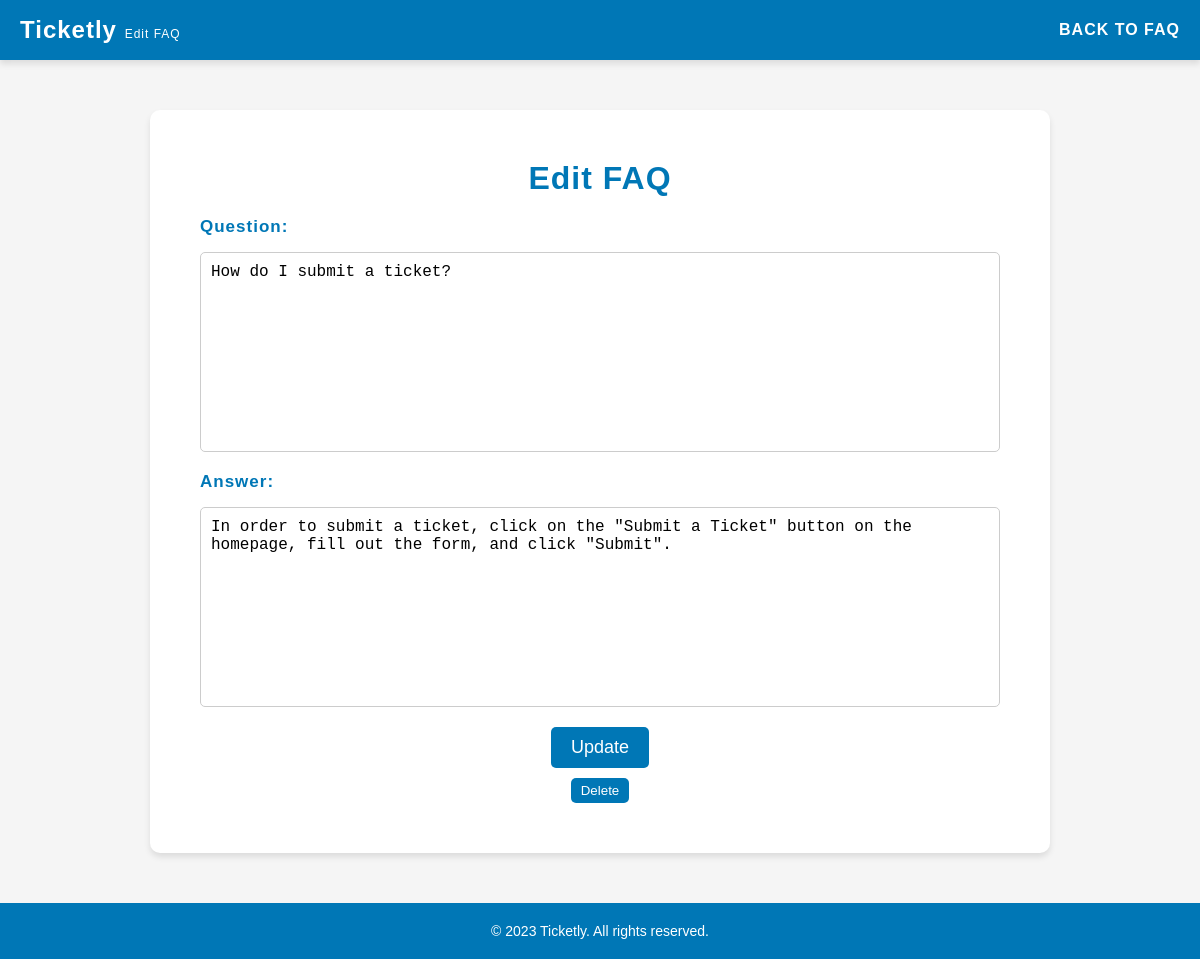
/pages/editFaq.php?id=1, run on the app's committed database.
### tables this page shows
CREATE TABLE faqs (
    id INTEGER PRIMARY KEY AUTOINCREMENT,
    question TEXT NOT NULL,
    answer TEXT NOT NULL
);

### pages/editFaq.php (called while the page is built, shortened)
<?php
    $session = new Session();
    require_once(__DIR__ . '/../templates/editFaq.tpl.php');
    drawEditFaq($session);
?>

### database/faqs.class.php (called while the page is built, shortened)
<?php
    class Faqs {
        public function __construct(?int $id, string $question, string $answer) {
            $this->question = $question;
            $this->answer = $answer;
        }
    }
    function getFaqEditData(PDO $db, ?int $faqId): ?Faqs {
        $stmt = $db->prepare('SELECT * FROM faqs WHERE id = :faqId');
        $stmt->bindValue(':faqId', $faqId, PDO::PARAM_INT);
        $stmt->execute();
        $row = $stmt->fetch(PDO::FETCH_ASSOC);
        $id = isset($row['id']) ? (int) $row['id'] : null;
        $question = isset($row['question']) ? $row['question'] : '';
        $answer = isset($row['answer']) ? $row['answer'] : '';
        return new Faqs($id, $question, $answer);
    }
?>

### templates/editFaq.tpl.php (the view, shortened to what this page needs)
<?php function drawEditFaq(Session $session, $question_error = '', $answer_error = '') {
    require_once '../database/connection.db.php';
    require_once '../database/faqs.class.php';
    $db = getDatabaseConnection();
    if (isset($_POST['faq_id'])) {
        $faqId = (int)$_POST['faq_id'];
    } elseif (isset($_GET['id'])) {
        $faqId = (int)$_GET['id'];
    } else {
        exit('Invalid FAQ ID');
    }
    $faq = getFaqEditData($db, (int)$faqId);
    ?>
    <!DOCTYPE html>
    <html lang="en">
    <head>
        <link rel="stylesheet" href="../style/newTicket.css">
        <link rel="stylesheet" href="../style/header.css">
    </head>
    <body>
        <header>
            <h1><a href="../pages/index.php"> Ticketly</a> <span class="smaller">Edit FAQ</span></h1>
            <nav><ul>
                <li><a href="faq.php">Back to FAQ</a></li>
            </ul></nav>
        </header>
        <main>
            <h2>Edit FAQ</h2>
            <form id="faq-form" action="../actions/action_editFaq.php" method="post">
                <label for="question">Question:</label>
                <textarea type="text" id="question" name="question" required><?php echo $faq->question; ?></textarea>
                <label for="answer">Answer:</label>
                <textarea type="text" id="answer" name="answer" required><?php echo $faq->answer; ?></textarea>
                <button type="submit">Update</button>
            </form>
            <form id="delete-form" action="../actions/action_deleteFaq.php" method="post">
                <button type="submit">Delete</button>
            </form>
        </main>
        <?php include '../templates/footer.tpl.php';?>
    </body>
    </html>
<?php } ?>

### style/newTicket.css (style rules this page uses)
main { background-color: #fff; padding: 50px; border-radius: 10px; box-shadow: 0 4px 6px rgba(0, 0, 0, 0.1); margin: 50px auto; max-width: 900px; }
main h2 { text-align: center; font-size: 32px; margin-bottom: 20px; font-weight: 600; letter-spacing: 1px; color: #0077b6; }
form { display: flex; flex-direction: column; }
form label { font-size: 17px; margin-bottom: 5px; font-weight: 600; letter-spacing: 1px; color: #0077b6; }
form input[type="text"], form textarea { font-size: 16px; padding: 10px; margin-bottom: 20px; border-radius: 5px; margin-top: 10px; border: 1px solid #ccc; width: 100%; max-width: auto; transition: border-color 0.3s ease; }
form textarea { resize: none; height: 200px; align-items: center; }
form button { font-size: 18px; background-color: #0077b6; color: #fff; padding: 10px 20px; border: none; border-radius: 5px; cursor: pointer; transition: all 0.3s ease; align-self: center; }
form button:nth-child(2) { margin-top: 10px; font-size: smaller; padding: 5px 10px; }

### style/header.css (style rules this page uses)
* { box-sizing: border-box; margin: 0; padding: 0; }
body { font-family: Arial, sans-serif; background-color: #f5f5f5; }
header { background-color: #0077b6; color: #fff; display: flex; justify-content: space-between; align-items: center; padding: 20px; height: 60px; box-shadow: 0 4px 6px rgba(0, 0, 0, 0.1); }
header h1 { font-size: 24px; letter-spacing: 1px; }
header h1 a { color: #fff; text-decoration: none; }
header nav ul { display: flex; list-style-type: none; }
header nav a { color: #fff; text-decoration: none; font-size: 16px; letter-spacing: 1px; text-transform: uppercase; font-weight: 600; transition: color 0.3s ease; }
.smaller { font-size: 0.5em; font-weight: lighter; }

### data on the page
faqs: question "How do I submit a ticket?", answer "In order to submit a ticket, click on the \"Submit a Ticket\" button on the homepage, fill out the form, and click \"Submit\"."
